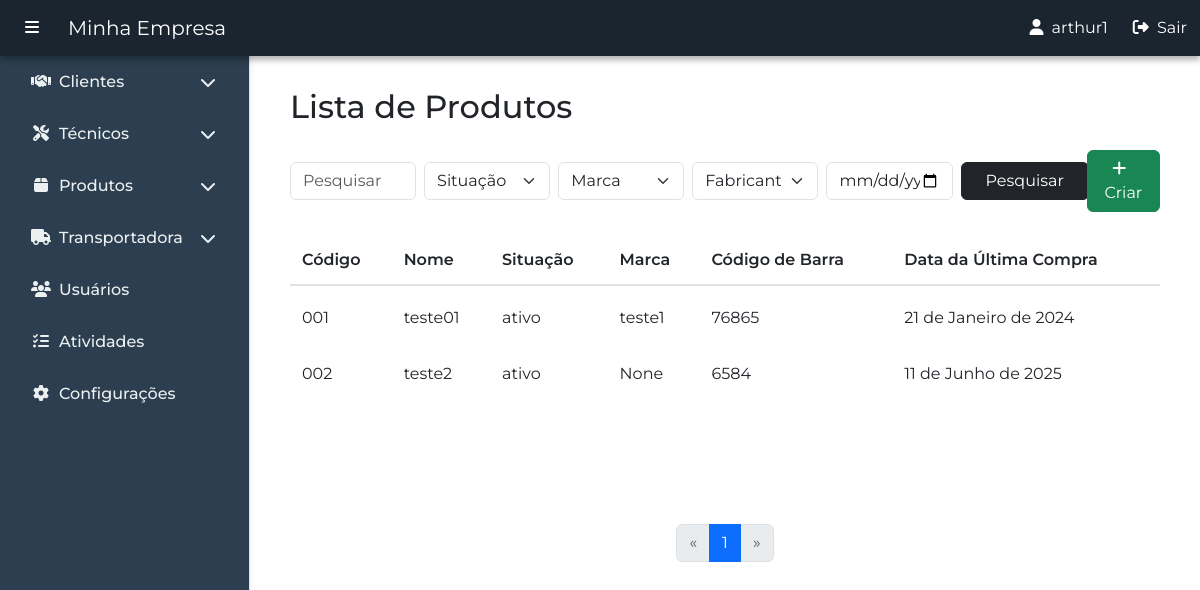
/pt-br/produtos/produtos/ver/ (signed in), run on an earlier commit of the app's database.
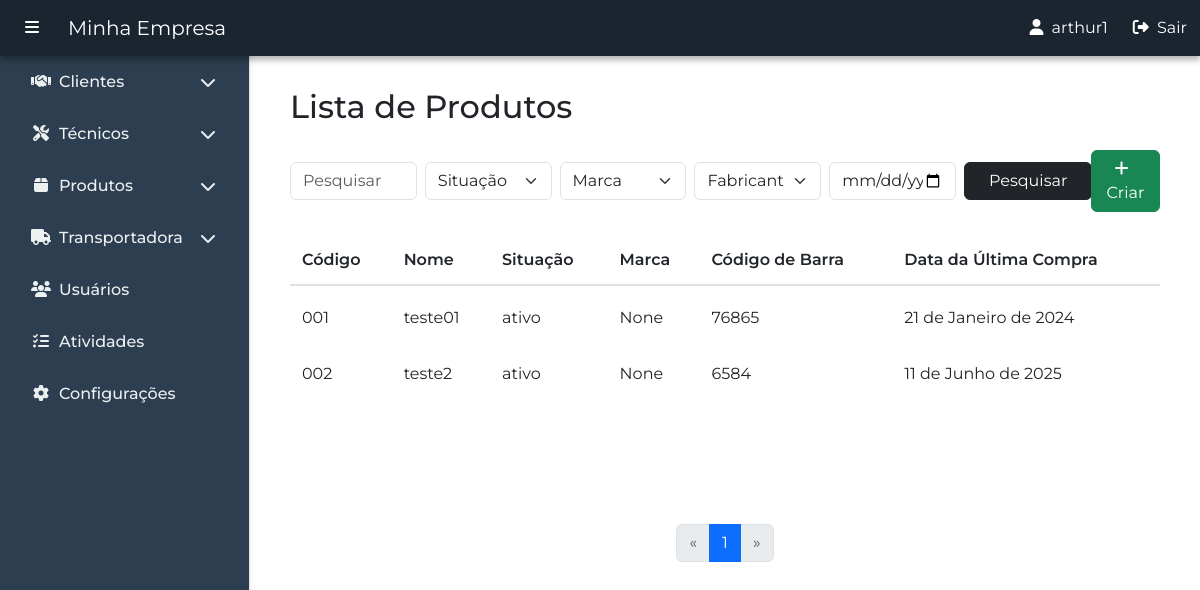
And on a later commit of the database.
### produtos/models.py (models this page shows, shortened)
class Produto(models.Model):
    SITUACAO_CHOICES = [
        ('ativo', 'Ativo'),
        ('fora_de_linha', 'Fora de linha'),
        ('ruptura', 'Ruptura'),
        ('preco_desatualizado', 'Preço desatualizado'),
        ('consumo_proprio', 'Consumo próprio'),
        ('nao_comercializado', 'Não comercializado'),
    ]
    codigo = models.CharField(max_length=20, unique=True, blank=True, null=True)
    nome = models.CharField(max_length=100)
    grupo = models.ForeignKey(Grupo, on_delete=models.SET_NULL, null=True)
    qtd_entrada = models.IntegerField()
    estoque_minimo = models.IntegerField()
    estoque_maximo = models.IntegerField()
    situacao = models.CharField(max_length=30, choices=SITUACAO_CHOICES, default='ativo')
    fabricante = models.ForeignKey(Fabricante, on_delete=models.SET_NULL, null=True)
    marca = models.ForeignKey(Marca, on_delete=models.SET_NULL, null=True)
    ref_fabricante = models.CharField(max_length=100)
    cod_embalagem = models.CharField(max_length=20, unique=True, blank=True, null=True)
    cod_barra = models.CharField(max_length=50)
    apresentacao = models.CharField(max_length=60)
    data_ultima_compra = models.DateField(blank=True, null=True)
    descricao = models.TextField(blank=True, null=True)

class Marca(models.Model):
    nome = models.CharField(max_length=100)
    def __str__(self):
        return self.nome

### produtos/views.py (the view, shortened to what this page needs)
# urls.py: path('produtos/ver/', views.listar_produtos, name='listar_produtos'),
@login_required
def listar_produtos(request):
    pesquisa = request.GET.get('pesquisa', '')
    situacao = request.GET.get('situacao', '')
    marca = request.GET.get('marca', '')
    fabricante = request.GET.get('fabricante', '')
    data_ultima_compra = request.GET.get('data_ultima_compra', '')
    produtos = Produto.objects.all()
    if situacao:
        produtos = produtos.filter(situacao=situacao)
    if marca:
        produtos = produtos.filter(marca_id=marca)
    if fabricante:
        produtos = produtos.filter(fabricante_id=fabricante)
    if data_ultima_compra:
        produtos = produtos.filter(data_ultima_compra=data_ultima_compra)
    paginator = Paginator(produtos, 5)
    page_number = request.GET.get('page')
    page_obj = paginator.get_page(page_number)
    marcas = Marca.objects.all()
    fabricantes = Fabricante.objects.all()
    return render(request, 'produtos/produtos.html', {
        'page_obj': page_obj,
        'pesquisa': pesquisa,
        'situacao': situacao,
        'marca': marca,
        'fabricante': fabricante,
        'data_ultima_compra': data_ultima_compra,
        'marcas': marcas,
        'fabricantes': fabricantes,
        'Produto': Produto,  # usado para acessar Produto.SITUACAO_CHOICES no template
    })

### produtos/templates/produtos/produtos.html (shortened to what the changed rows need)
{% extends 'principal/base.html' %}
{% block content %}
<div class="container my-4">
    <h2 class="mb-4">Lista de Produtos</h2>
    <div class="table-responsive">
        <div class="table-pagination-container">
            <table class="table table-hover custom-table">
                <thead class="custom-thead">
                    <tr>
                        <th scope="col">Código</th>
                        <th scope="col">Nome</th>
                        <th scope="col">Situação</th>
                        <th scope="col">Marca</th>
                        <th scope="col">Código de Barra</th>
                        <th scope="col">Data da Última Compra</th>
                    </tr>
                </thead>
                <tbody>
                    {% for produto in page_obj %}
                    <tr data-bs-toggle="modal"
                        data-bs-target="#modalProduto{{ produto.id }}"
                        style="cursor: pointer;">
                        <td>{{ produto.codigo }}</td>
                        <td>{{ produto.nome }}</td>
                        <td>{{ produto.situacao }}</td>
                        <td>{{ produto.marca }}</td>
                        <td>{{ produto.cod_barra }}</td>
                        <td>{{ produto.data_ultima_compra }}</td>
                    </tr>
                    {% empty %}
                    <tr>
                        <td colspan="6">Nenhum produto encontrado.</td>
                    </tr>
                    {% endfor %}
                </tbody>
            </table>
        </div>
    </div>
</div>
{% endblock %}

What changed in the data, as far as the page shows it:
changed Produto "teste01": marca "teste1" → "None"
